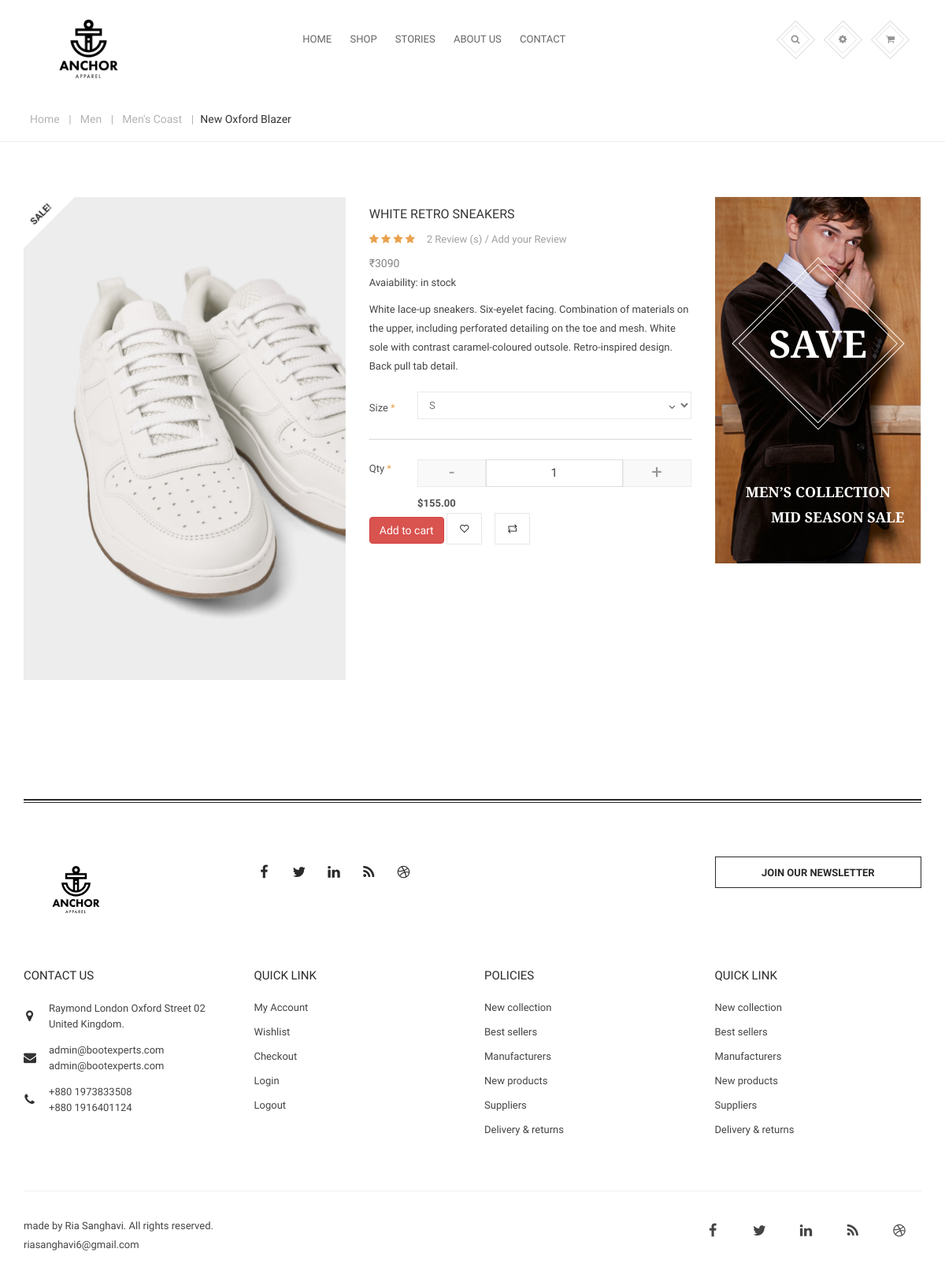
The page /raymond/single-product.php?id=24 on the database its author committed.
### tables this page shows
CREATE TABLE `product` (
  `pid` int(255) NOT NULL,
  `pname` varchar(255) NOT NULL,
  `p_category` varchar(255) NOT NULL,
  `p_subcategory` varchar(255) NOT NULL,
  `quantity` int(255) NOT NULL,
  `price` int(255) NOT NULL,
  `discount` int(255) NOT NULL,
  `size` text NOT NULL,
  `status` varchar(255) NOT NULL,
  `image` varchar(255) NOT NULL,
  `description` varchar(255) NOT NULL
);

### raymond/single-product.php (the view, shortened to what this page needs)
<?php include('header.php');?>
        <div class="breadcrumb-area">
            <div class="container">
                <div class="row">
                    <div class="col-md-12">
                        <div class="breadcrumb-menu">
                            <ul>
                                <li><a href="#">Home</a> | </li>
                                <li><a href="#">Men</a> | </li>
                                <li><a href="#">Men's Coast</a> | </li>
                                <li><span>New Oxford Blazer</span></li>
                            </ul>
                        </div>
                    </div>
                </div>
            </div>
        </div>
        <div class="main-content-area">
            <div class="container">
                <div class="row">
                    <div class="col-xs-12 col-sm-8 col-md-8 col-lg-9 page-content">
                           <?php
                                $conn=mysqli_connect("localhost","root","","raymond");
                                    $id=$_GET['id'];
                                $sql=mysqli_query($conn,"select * from product where pid='$id'");
                                $row=mysqli_fetch_array($sql);
                                ?>
                        <div class="product-view-area">
                            <div class="row">
                                <div class="col-sm-6 col-md-6">
                                    <div class="zoomWrapper">
                                        <div id="img-1" class="product-image">
                                            <a href="#">
                                                <img id="zoom1" src="../theme/kenny/uploads/<?php echo $row['image'] ?>" data-zoom-image="../theme/kenny/uploads/<?php echo $row['image'] ?>" alt="big-1">
                                            </a>
                                            <span class="onsale">Sale!</span>
                                        </div>
                                    </div>
                                </div>
                                <div class="col-sm-6 col-md-6">
                                    <div class="item-content-info">
                                        <h2>
                                            <a href="#"><?php echo $row['pname'] ?></a>
                                        </h2>
                                        <div class="ro-rate">
                                            <div class="star-rating">
                                                <i class="fa fa-star"></i>
                                                <i class="fa fa-star"></i>
                                                <i class="fa fa-star"></i>
                                                <i class="fa fa-star"></i>
                                            </div>
                                            <a class="review-link" href="#">
                                                <span>2</span>
                                                 Review (s) / Add your Review
                                            </a>
                                        </div>
                                        <div class="product-price-meta">
                                            <div class="price">
                                                <span class="price"><span>&#8377;</span><?php echo $row['price']?></span>
                                            </div>
                                            <div class="stock"> Avaiability: <span> in stock</span></div>
                                        </div>
                                        <div class="product-desc">
                                            <?php echo $row['description']?>
                                        </div>
                                        <div class="product-option">
                                            <form action="cart_insert_db.php" method="post">
                                                <table>
                                                    <tr>
                                                        <td class="label-text">
                                                            <label>Size</label>
                                                            <span> *</span>
                                                        </td>
                                                        <td class="value">
                                                            <select name="size" placeholder="Choose an option">
                                                              <?php
                                                              $sizeexpolde = explode(",",$row['size']);
                                                              $counter=count($sizeexpolde);
                                                              for($i =0;$i<$counter;$i++)
                                                              {
                                                                echo "<option>".$sizeexpolde[$i]."</option>";
                                                              }
                                                              ?>
                                                            </select>
                                                        </td>
                                                    </tr>
                                                </table>
                                                <div class="quantity-inc">
                                                    <label>Qty<span> *</span></label>
                                                    <div class="numbers-row">
                                                        <span class="dec button">-</span>
                                                        <input type="text" value="1" name="quan">
                                                        <span class="inc button">+</span>
                                                   </div>
                                                </div>
                                                 <div class="select-price">
                                                    <span>$155.00</span>
                                                </div>
                                                <div class="product-button">
                                                    <ul>
                                                        <li><button type="submit" class="btn btn-danger">Add to cart</button></li>
                                                        <li>
                                                            <a href="#"><i class="pe-7s-like"></i></a>
                                                        </li>
                                                        <li>
                                                            <a href="#"><i class="pe-7s-repeat"></i></a>
                                                        </li>
                                                    </ul>
                                                </div>
                                            </form>
                                        </div>
                                    </div>
                                </div>
                            </div>
                        </div>
                        <div class="product-over-view-tab">
                            <div class="row">
                                <div class="col-md-12 col-sm-12">
                                </div>
                            </div>
                        </div>
                    </div>
                    <div class="col-xs-12 col-sm-4 col-md-4 col-lg-3 sidebar-area">
                         <div class="banner-area">
                            <div class="single-banner">
                                <a href="index.php">
                                    <img alt="" src="img/banner/4.jpg">
                                </a>
                                <div class="banner-text">
                                    <h2>SAVE</h2>
                                    <h3>MEN’S COLLECTION<span> MID SEASON SALE</span></h3>
                                </div>
                            </div>
                        </div>
                    </div>
                </div>
            </div>
        </div>
<?php include('footer.php')?>

### rows shown on the page
product: image (picture), pname "WHITE RETRO SNEAKERS", price "3090", description "White lace-up sneakers. Six-eyelet facing. Combination of materials on the upper, including perforated detailing on the toe and mesh. White sole with contrast caramel-coloured outsole. Retro-inspired design. Back pull tab detail.", size "S"
